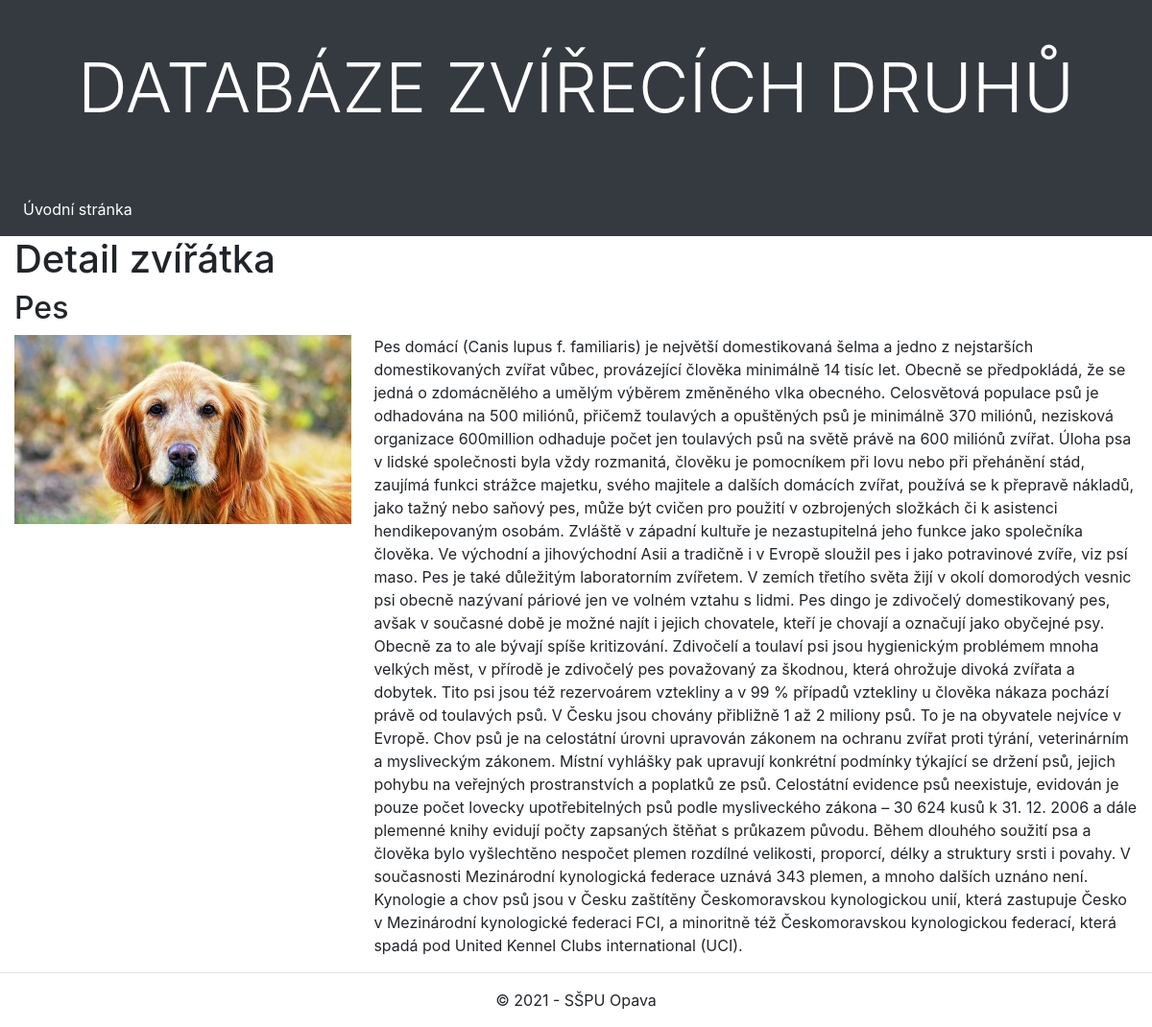
The page /blog/animals/11/ on the database its author committed.
### blog/models.py (models this page shows, shortened)
class Animal(models.Model):
    name = models.CharField(max_length=50, unique=True, verbose_name="Name of animal")
    poster = models.ImageField(upload_to=poster_path, blank=True, null=True, verbose_name="Poster")
    latin = models.CharField(max_length=50, unique=True, verbose_name="Latin name for animal")
    description = models.CharField(max_length=5000, verbose_name="Description of animal")
    class Meta:
        ordering = ["name"]

### blog/views.py (the view)
# urls.py: path('animals/<int:pk>/', views.AnimalDetailView.as_view(), name='animal-detail')
class AnimalDetailView(generic.DetailView):
    model = Animal
    context_object_name = 'animal'

### blog/templates/blog/animal_detail.html
{% extends "base_generic.html" %}
{% block content %}
<h1>Detail zvířátka</h1>
<h2>{{ animal.name }}</h2>
<div >
        <div style="width: 30%; float: left;">
           <img width="100%" src="{{ animal.poster.url }}" alt="{{ animal.name }}">
        </div>
        <div style="margin-left: 32%;">
            <p>{{ animal.description }}</p>
        </div>
    </div>
{% endblock %}

### rows shown on the page
Animal: name "Pes", poster (picture), description "Pes domácí (Canis lupus f. familiaris) je největší domestikovaná šelma a jedno z nejstarších domestikovaných zvířat vůbec, provázející člověka minimálně 14 tisíc let. Obecně se předpokládá, že se jedná o zdomácnělého a umělým výběrem změněného vlka obecného. Celosvětová populace psů je odhadována na 500 miliónů, přičemž toulavých a opuštěných psů je minimálně 370 miliónů, nezisková organizace 600million odhaduje počet jen toulavých psů na světě právě na 600 miliónů zvířat. Úloha psa v lidské společnosti byla vždy rozmanitá, člověku je pomocníkem při lovu nebo při přehánění stád, zaujímá funkci strážce majetku, svého majitele a dalších domácích zvířat, používá se k přepravě nákladů, jako…"
